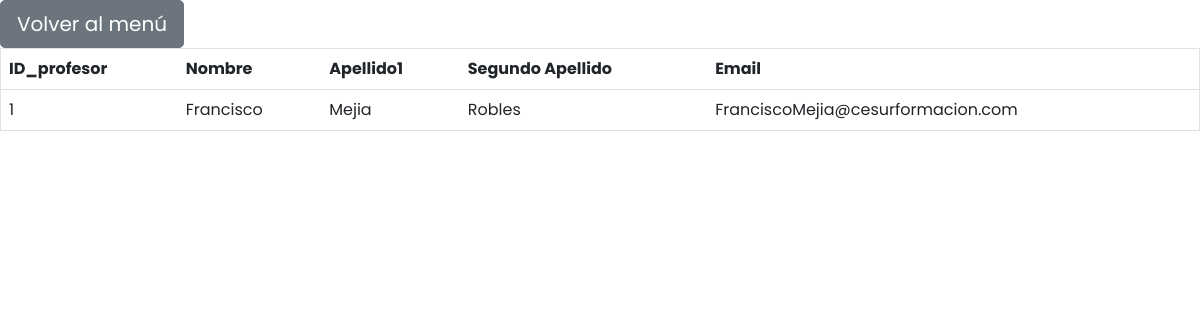
/php/mostrar_profesor.php, run on an earlier commit of the app's database.
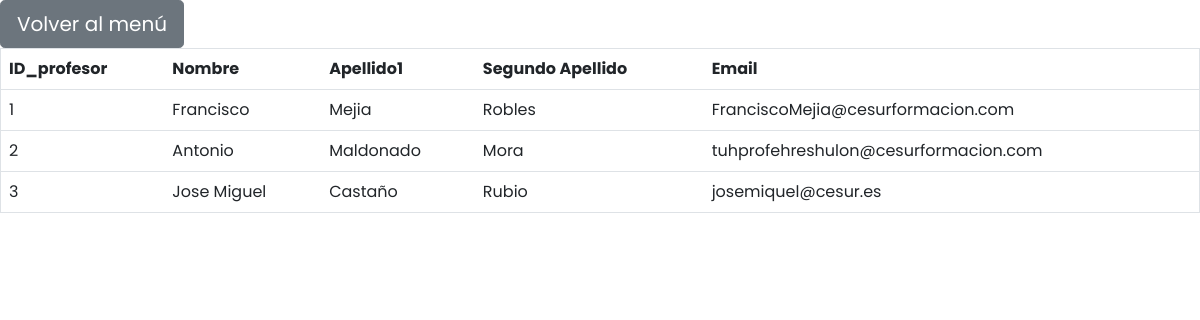
And on a later commit of the database.
### tables this page shows
CREATE TABLE `profesor` (
  `ID_Profesor` int NOT NULL AUTO_INCREMENT,
  `Nombre` varchar(20) NOT NULL,
  `Apellido1` varchar(20) NOT NULL,
  `Apellido2` varchar(20) NOT NULL,
  `Contraseña` varchar(64) NOT NULL,
  `Email` varchar(64) NOT NULL,
  PRIMARY KEY (`ID_Profesor`)
);

### php/mostrar_profesor.php (the view, shortened to what this page needs)
<!DOCTYPE html>
<html lang="es">
<head>
    <link rel="stylesheet" href="../css/bootstrap.min.css">
    <link rel="stylesheet" href="../css/local.css">
<?php
    require 'lib/conexion_mysql.php';
echo "<table class='table' border=1 align='center'> <tr><th> ID_profesor </th> <th> Nombre </th><th> Apellido1 </th><th> Segundo Apellido </th><th> Email </th></tr>";
$query = $conexion_mysql->query ("SELECT * FROM profesor");
$nl = $query->num_rows;
for($x=0;$x<$nl;$x++){
    $profesor=$query->fetch_assoc();
    echo "<tr><td>" . $profesor["ID_Profesor"] ."</td> <td>". $profesor["Nombre"]."</td> <td>". $profesor["Apellido1"]."</td><td>". $profesor["Apellido2"]."</td><td>". $profesor["Email"]."</td>";
    echo "</tr>";
}
?>
<a href="../html/index.html"><input type="button" class="btn btn-secondary btn-lg" value="Volver al menú"></a>

What changed in the data, as far as the page shows it:
added profesor: ID_Profesor "2", Nombre "Antonio", Apellido1 "Maldonado", Apellido2 "Mora", Email "tuhprofehreshulon@cesurformacion.com"
added profesor: ID_Profesor "3", Nombre "Jose Miguel", Apellido1 "Castaño", Apellido2 "Rubio", Email "josemiquel@cesur.es"
